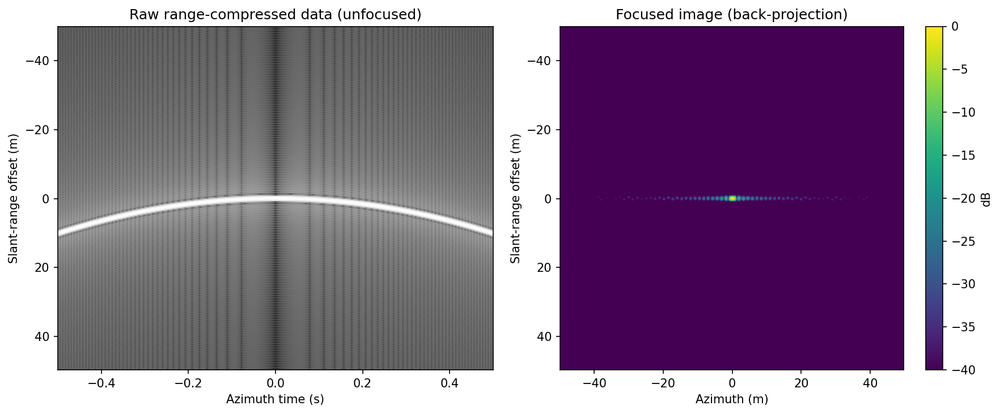
#> input picture scripts/moving_target_simulation.png, 1000 x 414 px, shrunk from 1764 x 731 before the run
$ python diff_qlk_pngs.py moving_target_simulation.png shear_averaging_pipeline.png
#> lines starting #> are read from the running program, lines starting #| are printed output that depends on the picture
#!/usr/bin/env python3
"""Compare two QLK PNGs by dividing them and displaying the difference.

Usage:
    python diff_qlk_pngs.py [png_a] [png_b]

Defaults to the two ICEYE QLK PNGs the user asked about.
"""

from __future__ import annotations

import sys
from pathlib import Path

import matplotlib.pyplot as plt
import numpy as np
from PIL import Image

DEFAULT_A = Path(
    "/home/odogan/Desktop/moving/reprocess_slccog/"
    "ICEYE_USRDN2_20260709T090353Z_10094570_X44_SLF_QLK.png"
)
DEFAULT_B = Path(
    "/home/odogan/Desktop/moving/"
    "ICEYE_USRDN2_20260709T090353Z_10094570_X44_SLF_QLK.png"
)


def _load_gray(path: Path) -> np.ndarray:
    img = Image.open(path)
#> img is the input picture: PIL image 1000x414 RGBA; mean R, G, B, A 143.5, 125.3, 148.4, 255
    if img.mode not in ("L", "I", "I;16", "F"):
        img = img.convert("L")
#> img: PIL image 1000x414 L
    return np.asarray(img, dtype=np.float32)


def main(argv: list[str]) -> int:
    path_a = Path(argv[1]) if len(argv) > 1 else DEFAULT_A
    path_b = Path(argv[2]) if len(argv) > 2 else DEFAULT_B

    print(f"A: {path_a}")
    print(f"B: {path_b}")

    a = _load_gray(path_a)
    b = _load_gray(path_b)
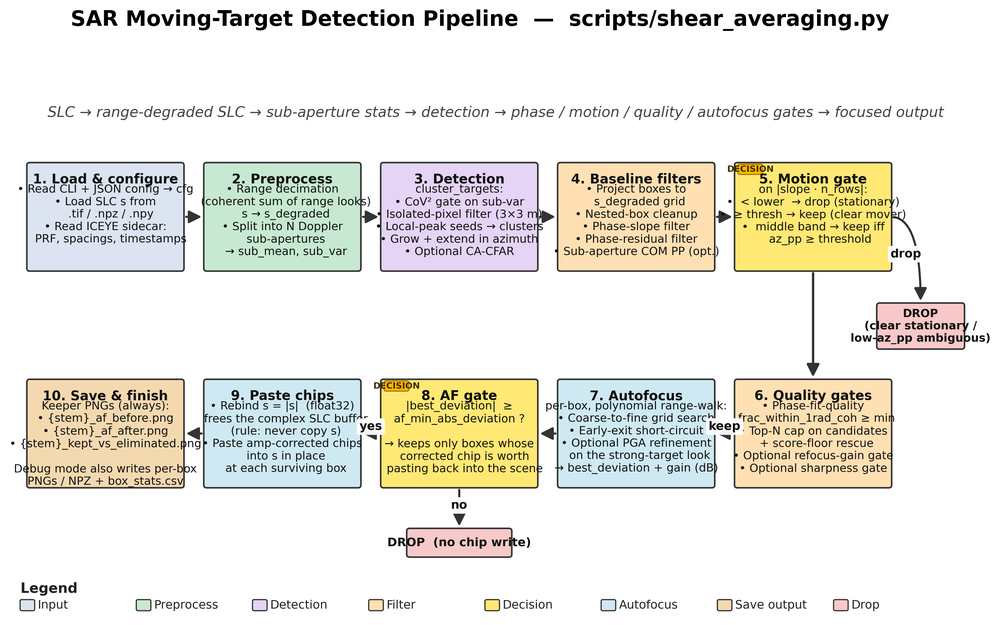
#> input picture scripts/shear_averaging_pipeline.png, 1000 x 625 px, shrunk from 3171 x 1983 before the run
#> in _load_gray, img is the input picture: PIL image 1000x625 RGBA; mean R, G, B, A 233.6, 232.1, 224.4, 255
#> in _load_gray (call 2), `img = img.convert("L")`:
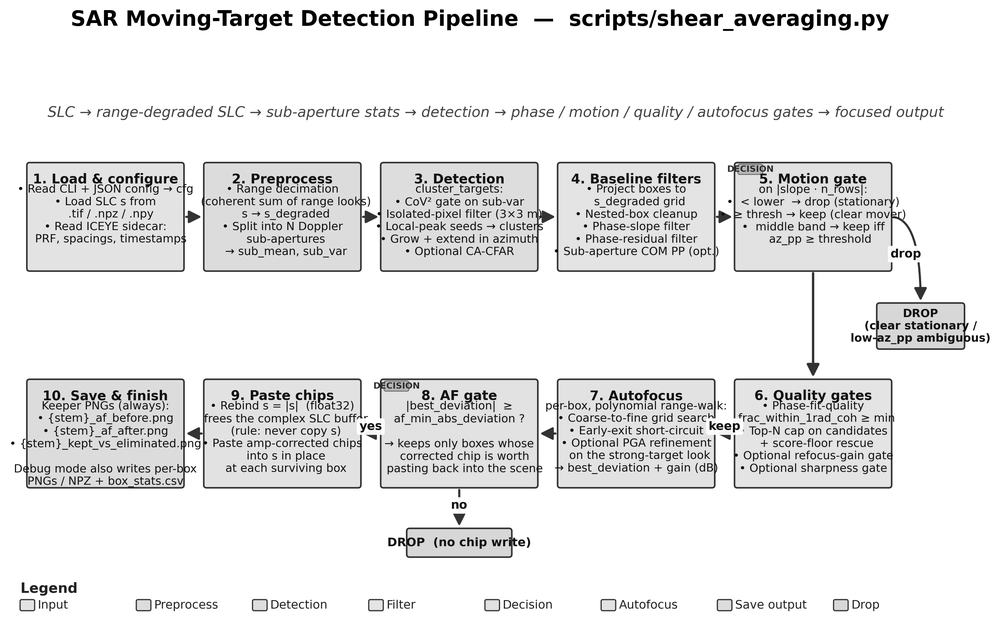
#> img: PIL image 1000x625 L; min 0, max 255, mean 231.7
    print(f"shape A={a.shape}, B={b.shape}, dtype A={a.dtype}, B={b.dtype}")
#| shape A=(414, 1000), B=(625, 1000), dtype A=float32, B=float32

    if a.shape != b.shape:
        h = min(a.shape[0], b.shape[0])
#> h = 414
        w = min(a.shape[1], b.shape[1])
#> w = 1000
        if a.shape != (h, w):
            print(f"cropping A from {a.shape} to ({h}, {w})")
            a = a[:h, :w]
        else:
            print(f"cropping B from {b.shape} to ({h}, {w})")
#| cropping B from (625, 1000) to (414, 1000)
            b = b[:h, :w]
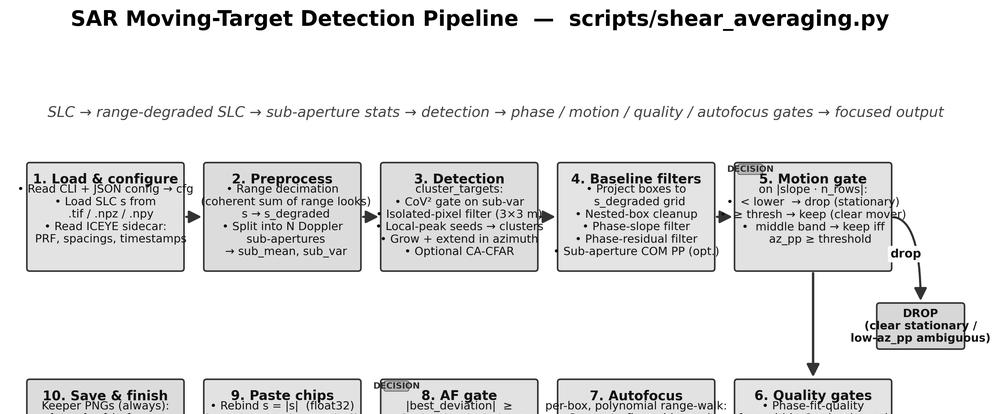
#> b: shape (414, 1000) float32; min 0, max 255, mean 230.9

    eps = 1e-3
    ratio = a / np.maximum(b, eps)
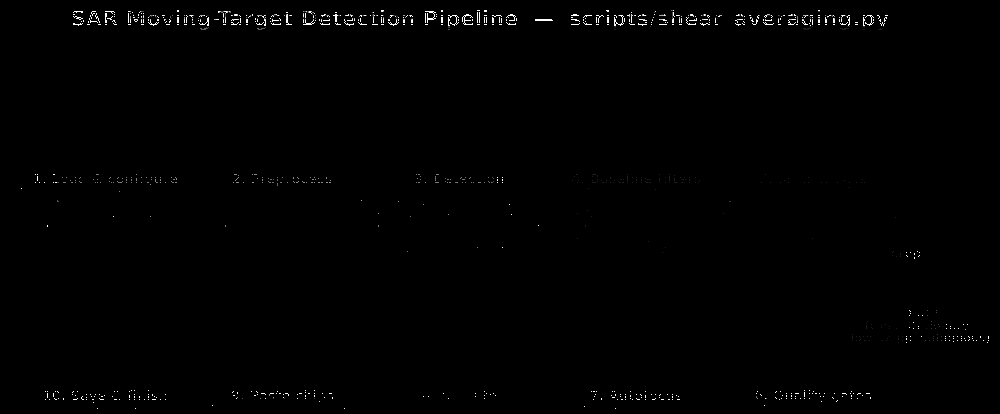
#> ratio: shape (414, 1000) float32; min 0, max 255000, mean 1489.2; drawn with min black and max white
    log_ratio = np.log2(np.maximum(ratio, eps))
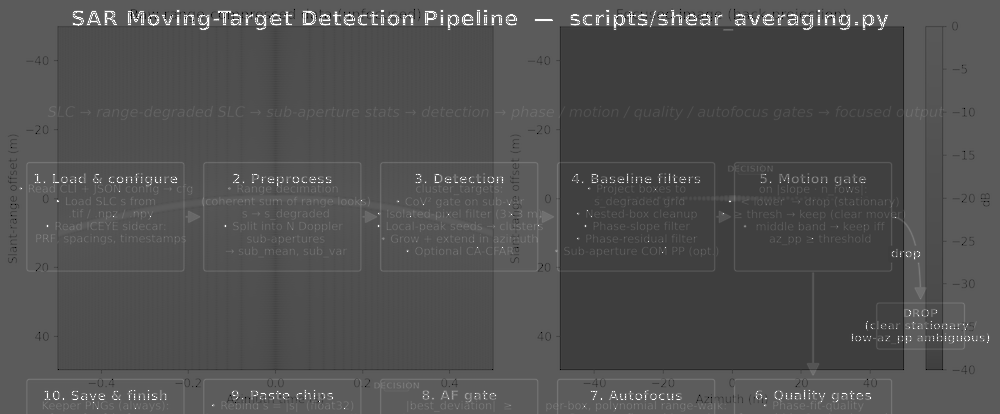
#> log_ratio: shape (414, 1000) float32; min -9.97, max 17.96, mean -1.04; drawn with min black and max white

    abs_diff = a - b
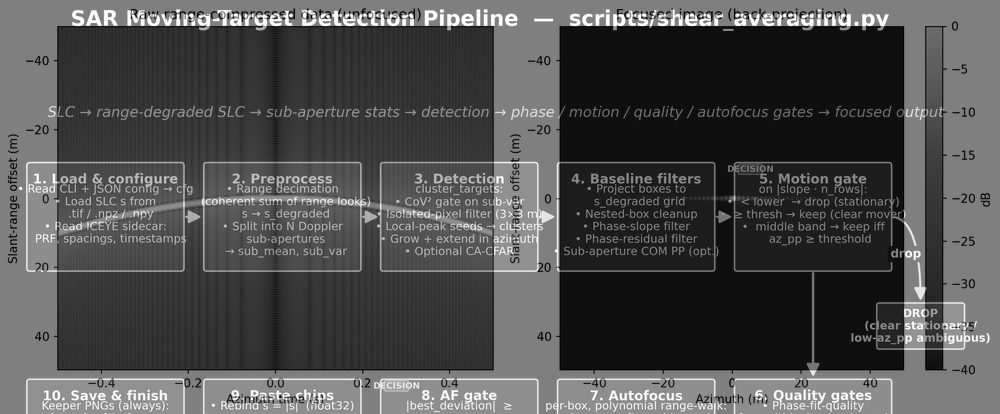
#> abs_diff: shape (414, 1000) float32; min -255, max 255, mean -97.7; drawn with min black and max white

    finite = ratio[np.isfinite(ratio)]
    print(
        "ratio A/B  ->  "
        f"min={finite.min():.4f}  max={finite.max():.4f}  "
        f"mean={finite.mean():.4f}  median={np.median(finite):.4f}  "
        f"std={finite.std():.4f}"
    )
#| ratio A/B  ->  min=0.0000  max=254999.9844  mean=1489.2455  median=0.4392  std=18733.9766
    print(
        "abs diff A-B  ->  "
        f"min={abs_diff.min():.2f}  max={abs_diff.max():.2f}  "
        f"mean={abs_diff.mean():.2f}  std={abs_diff.std():.2f}"
    )
#| abs diff A-B  ->  min=-255.00  max=255.00  mean=-97.66  std=109.13

    fig, axes = plt.subplots(2, 2, figsize=(14, 12), constrained_layout=True)

    vmax_ab = max(a.max(), b.max())
#> vmax_ab = 255
    axes[0, 0].imshow(a, cmap="gray", vmin=0, vmax=vmax_ab)
    axes[0, 0].set_title(f"A: {path_a.parent.name}/{path_a.name}", fontsize=8)
    axes[0, 0].axis("off")

    axes[0, 1].imshow(b, cmap="gray", vmin=0, vmax=vmax_ab)
    axes[0, 1].set_title(f"B: {path_b.parent.name}/{path_b.name}", fontsize=8)
    axes[0, 1].axis("off")

    r_lim = float(np.nanpercentile(np.abs(log_ratio), 99))
#> r_lim = 6.41
    r_lim = max(r_lim, 0.1)
    im2 = axes[1, 0].imshow(log_ratio, cmap="RdBu_r", vmin=-r_lim, vmax=r_lim)
    axes[1, 0].set_title(f"log2(A / B)  (±{r_lim:.2f})")
    axes[1, 0].axis("off")
    fig.colorbar(im2, ax=axes[1, 0], fraction=0.046, pad=0.02)

    d_lim = float(np.nanpercentile(np.abs(abs_diff), 99))
#> d_lim = 247
    d_lim = max(d_lim, 1.0)
    im3 = axes[1, 1].imshow(abs_diff, cmap="RdBu_r", vmin=-d_lim, vmax=d_lim)
    axes[1, 1].set_title(f"A - B  (±{d_lim:.1f})")
    axes[1, 1].axis("off")
    fig.colorbar(im3, ax=axes[1, 1], fraction=0.046, pad=0.02)

    plt.show()
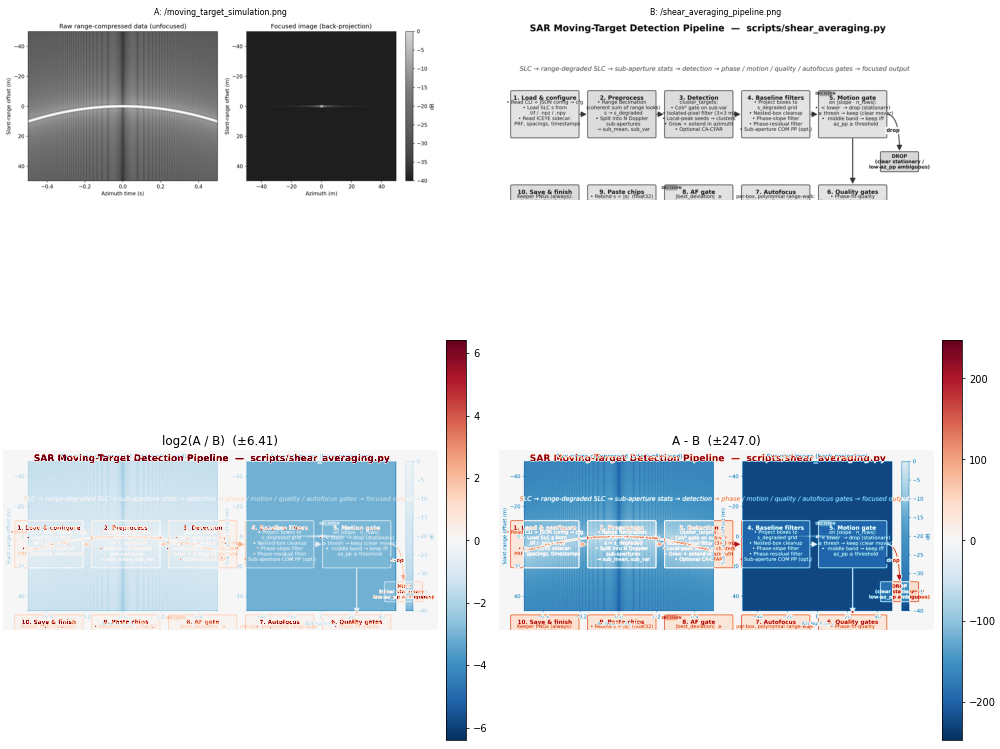
#> figure drawn by matplotlib, 6 panels
    return 0


if __name__ == "__main__":
    sys.exit(main(sys.argv))
#> (the program exits here)
